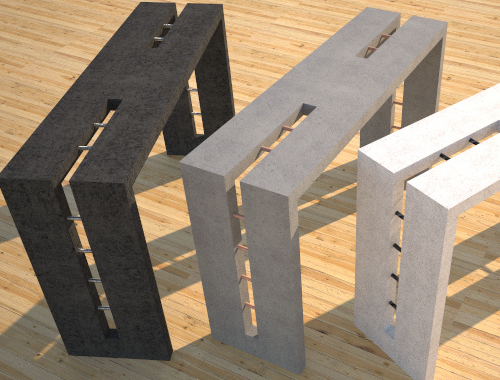
#> input picture ref.bmp, 500 x 380 px
$ python demo.py
#> lines starting #> are read from the running program, lines starting #| are printed output that depends on the picture; long printed decimals are rounded
### compute_sf_sn.py
import numpy as np
from scipy.fftpack import dct, idct
from skimage.transform import resize
from skimage.measure import shannon_entropy as entropy

from msssim import msssim

def compute_sf_sn(imgref, imgdis):
    m, n = imgdis.shape
    s = min(m, n)
    Orig_ref = resize(imgref, (s, s))

    # Transform
    Orig_T_ref = dct(dct(Orig_ref.T, norm='ortho').T, norm='ortho')

    # Split between high- and low-frequency in the spectrum
    cutoff = round(0.5 * s)
    High_T_ref = np.fliplr(np.tril(np.fliplr(Orig_T_ref), cutoff))
    Low_T_ref = Orig_T_ref - High_T_ref

    # Transform back
    High_ref = idct(idct(High_T_ref.T, norm='ortho').T, norm='ortho')
    Low_ref = idct(idct(Low_T_ref.T, norm='ortho').T, norm='ortho')

    Orig = resize(imgdis, (s, s))

    # Transform
    Orig_T = dct(dct(Orig.T, norm='ortho').T, norm='ortho')

    # Split between high- and low-frequency in the spectrum
    High_T = np.fliplr(np.tril(np.fliplr(Orig_T), cutoff))
    Low_T = Orig_T - High_T

    # Transform back
    High = idct(idct(High_T.T, norm='ortho').T, norm='ortho')
    Low = idct(idct(Low_T.T, norm='ortho').T, norm='ortho')

    sf = msssim(Low_ref.astype(np.uint8), Low.astype(np.uint8))
    sn = entropy(High.astype(np.uint8))

    return sf, sn

### msssim.py
import numpy as np
from scipy.ndimage import convolve

def my_ssim_index_new(img1, img2, K=None, win=None):
    if K is None:
        K = [0.01, 0.03]
    if win is None:
        win = np.ones((11, 11)) / (11 * 11)  # Default Gaussian window

    if img1.shape != img2.shape:
        return -np.inf, -np.inf, -np.inf, -np.inf

    M, N = img1.shape

    if (M < 11) or (N < 11):
        return -np.inf, -np.inf, -np.inf, -np.inf

    if len(K) != 2 or any(k < 0 for k in K):
        return -np.inf, -np.inf, -np.inf, -np.inf

    C1 = (K[0] * 255) ** 2
    C2 = (K[1] * 255) ** 2
    win = win / np.sum(win)

    mu1 = convolve(img1, win, mode='constant', cval=0.0)
    mu2 = convolve(img2, win, mode='constant', cval=0.0)
    mu1_sq = mu1 * mu1
    mu2_sq = mu2 * mu2
    mu1_mu2 = mu1 * mu2
    sigma1_sq = convolve(img1 * img1, win, mode='constant', cval=0.0) - mu1_sq
    sigma2_sq = convolve(img2 * img2, win, mode='constant', cval=0.0) - mu2_sq
    sigma12 = convolve(img1 * img2, win, mode='constant', cval=0.0) - mu1_mu2

    if C1 > 0 and C2 > 0:
        ssim_map = (sigma12 + C2) / (np.sqrt(sigma1_sq) * np.sqrt(sigma2_sq) + C2)
        cs_map = (2 * sigma12 + C2) / (sigma1_sq + sigma2_sq + C2)
    else:
        numerator1 = 2 * mu1_mu2 + C1
        numerator2 = 2 * sigma12 + C2
        denominator1 = mu1_sq + mu2_sq + C1
        denominator2 = sigma1_sq + sigma2_sq + C2

        ssim_map = np.ones(mu1.shape)
        index = (denominator1 * denominator2 > 0)
        ssim_map[index] = (numerator1[index] * numerator2[index]) / (denominator1[index] * denominator2[index])
        index = (denominator1 != 0) & (denominator2 == 0)
        ssim_map[index] = numerator1[index] / denominator1[index]

        cs_map = np.ones(mu1.shape)
        index = denominator2 > 0
        cs_map[index] = numerator2[index] / denominator2[index]

    mssim = np.mean(ssim_map)
    mcs = np.mean(cs_map)

    return mssim, ssim_map, mcs, cs_map

def msssim(img1, img2, K=None, win=None, level=5, weight=None, method='product'):
    # Multi-scale Structural Similarity Index (MS-SSIM)

    if K is None:
        K = [0.01, 0.03]

    if win is None:
        win = np.outer(np.hanning(11), np.hanning(11))  # Gaussian window

    if weight is None:
        weight = [0.0448, 0.2856, 0.3001, 0.2363, 0.1333]

    if img1.shape != img2.shape:
        return -np.inf

    M, N = img1.shape
    if M < 11 or N < 11:
        return -np.inf

    if len(K) != 2 or K[0] < 0 or K[1] < 0:
        return -np.inf

    H, W = win.shape
    if (H * W) < 4 or (H > M) or (W > N):
        return -np.inf

    if level < 1:
        return -np.inf

    min_img_width = min(M, N) / (2 ** (level - 1))
    max_win_width = max(H, W)
    if min_img_width < max_win_width:
        return -np.inf

    if len(weight) != level or sum(weight) == 0:
        return -np.inf

    if method not in ['wtd_sum', 'product']:
        return -np.inf

    downsample_filter = np.ones((2, 2)) / 4
    im1 = img1.astype(np.float64)
    im2 = img2.astype(np.float64)

    mssim_array = np.zeros(level)
    mcs_array = np.zeros(level)
    ssim_map_array = []
    cs_map_array = []

    for l in range(level):
        mssim_array[l], ssim_map, mcs_array[l], cs_map = my_ssim_index_new(im1, im2, K, win)
        filtered_im1 = convolve(im1, downsample_filter, mode='reflect')
        filtered_im2 = convolve(im2, downsample_filter, mode='reflect')
        im1 = filtered_im1[::2, ::2]
        im2 = filtered_im2[::2, ::2]

    if method == 'product':
        overall_mssim = np.prod(mcs_array[:level-1] ** weight[:level-1]) * (mssim_array[level-1] ** weight[level-1])
    else:
        weight = weight / sum(weight)
        overall_mssim = np.sum(mcs_array[:level-1] * weight[:level-1]) + mssim_array[level-1] * weight[level-1]

    return overall_mssim

### demo.py
import numpy as np
import cv2

from compute_sf_sn import compute_sf_sn

imgref = np.double(cv2.cvtColor(cv2.imread('ref.bmp'), cv2.COLOR_BGR2GRAY))
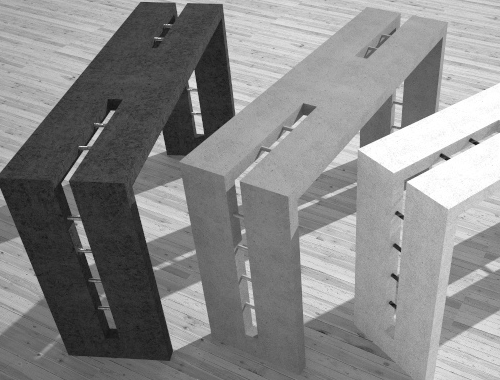
#> imgref: shape (380, 500) float64; min 16, max 255, mean 136.1
imgdis = np.double(cv2.cvtColor(cv2.imread('dis.bmp'), cv2.COLOR_BGR2GRAY))
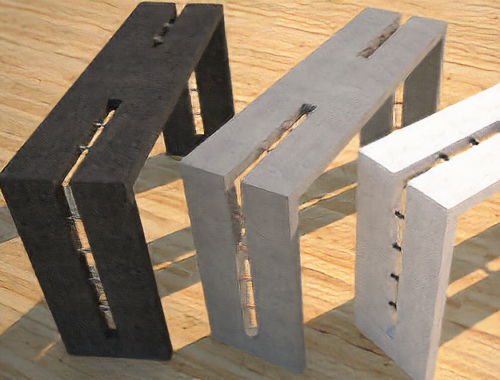
#> input picture dis.bmp, 500 x 380 px
#> imgdis: shape (380, 500) float64; min 7, max 254, mean 133.2

sf, sn = compute_sf_sn(imgref, imgdis)
#> in compute_sf_sn, `Orig_ref = resize(imgref, (s, s))`:
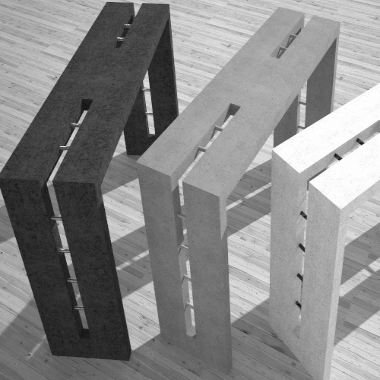
#> Orig_ref: shape (380, 380) float64; min 18.84, max 255, mean 136.1
#> in compute_sf_sn, `Low_ref = idct(idct(Low_T_ref.T, norm='ortho').T, norm='ortho')`:
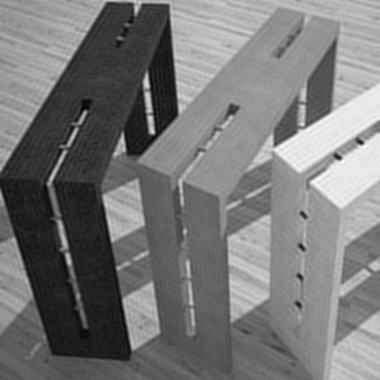
#> Low_ref: shape (380, 380) float64; min 12.19, max 275.5, mean 136.1; drawn with min black and max white
#> in compute_sf_sn, `High_T = np.fliplr(np.tril(np.fliplr(Orig_T), cutoff))`:
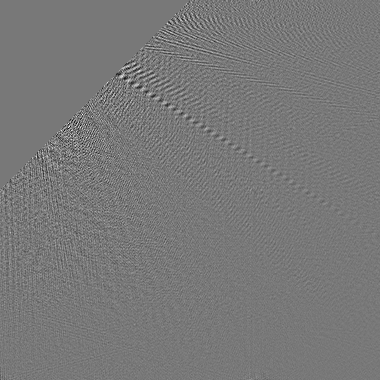
#> High_T: shape (380, 380) float64; min -65.51, max 72.73, mean 0; drawn with min black and max white
#> the loop in msssim, `for l in range(level):` made 5 passes
#> (mssim in my_ssim_index_new, mcs in my_ssim_index_new) on passes 1 to 5: (0.937, 0.91), (0.954, 0.938), (0.976, 0.971), (0.993, 0.991), (0.997, 0.995)
#> pass 1, in my_ssim_index_new, `mu1 = convolve(img1, win, mode='constant', cval=0.0)`:
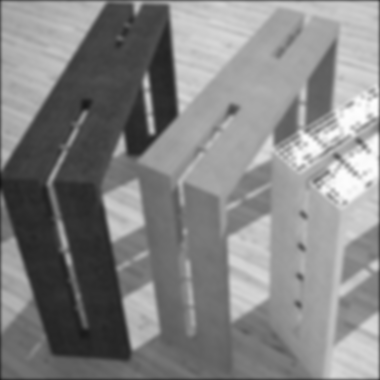
#> mu1: shape (380, 380) float64; min 22.7, max 253.4, mean 132.8
#> pass 1, in my_ssim_index_new, `mu2_sq = mu2 * mu2`:
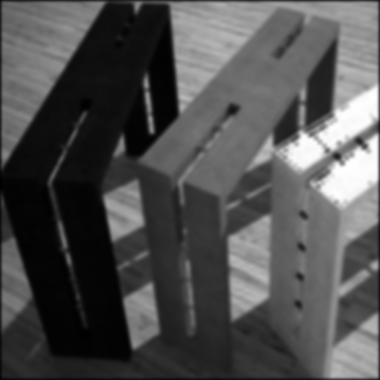
#> mu2_sq: shape (380, 380) float64; min 429.7, max 63222.9, mean 20255.3; drawn with min black and max white
#> after the loop in msssim, `for l in range(level):`: mcs_array = [0.91, 0.938, 0.971, 0.991, 0.995]; mssim_array = [0.937, 0.954, 0.976, 0.993, 0.997]
#> in msssim, `overall_mssim = np.prod(mcs_array[:level-1] ** weight[:level-1]) * (ms..`: overall_mssim = 0.967
#> in compute_sf_sn, `sn = entropy(High.astype(np.uint8))`: sn = 4.15
#> sf = 0.967; sn = 4.15

print(sf)
#| 0.9667
print(sn)
#| 4.150
pred_score = (1 + 0.9) * sf + (1 - 0.9) * sn
#> pred_score = 2.25
print(pred_score)
#| 2.252
